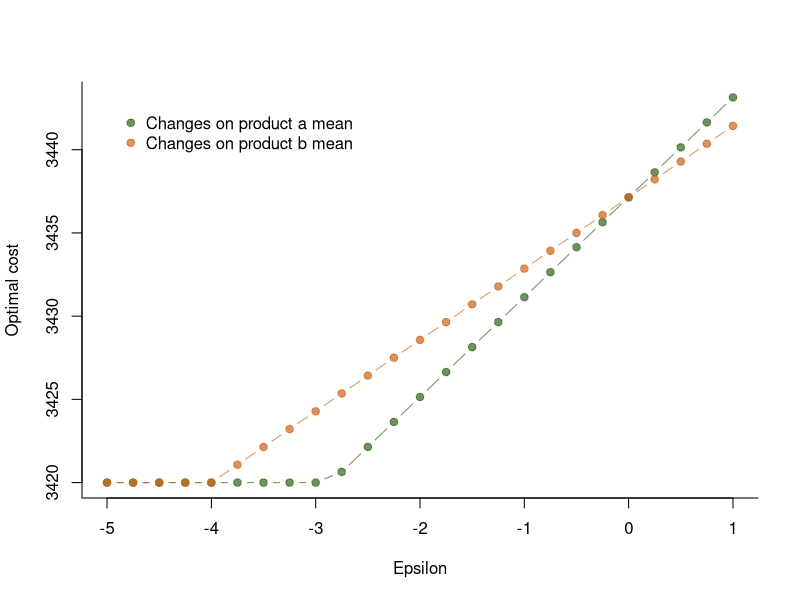
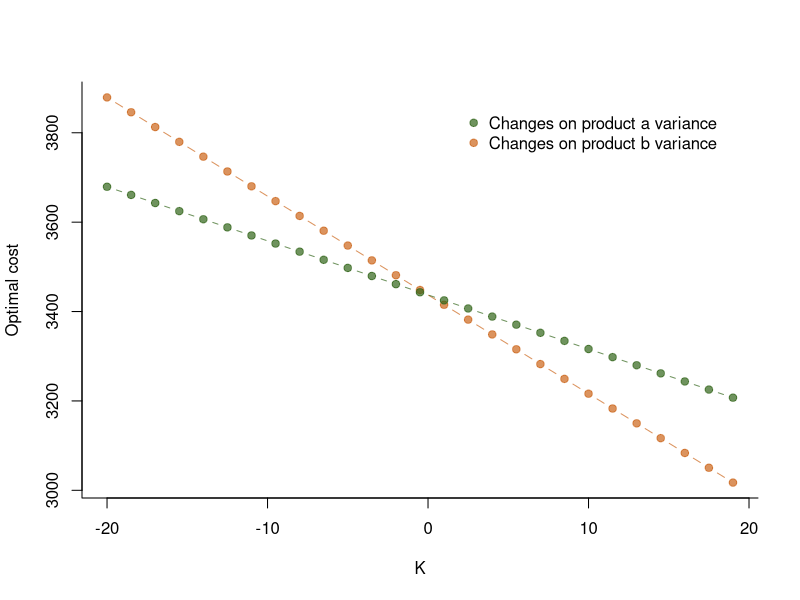
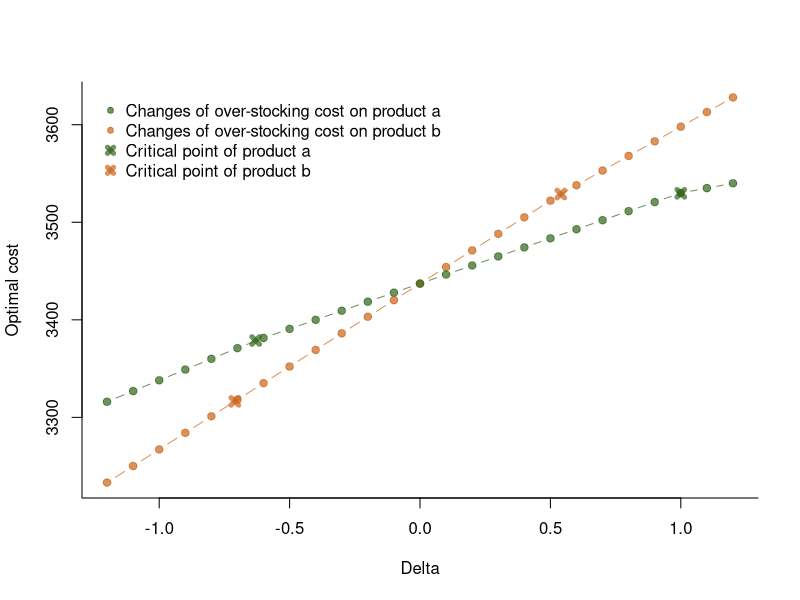
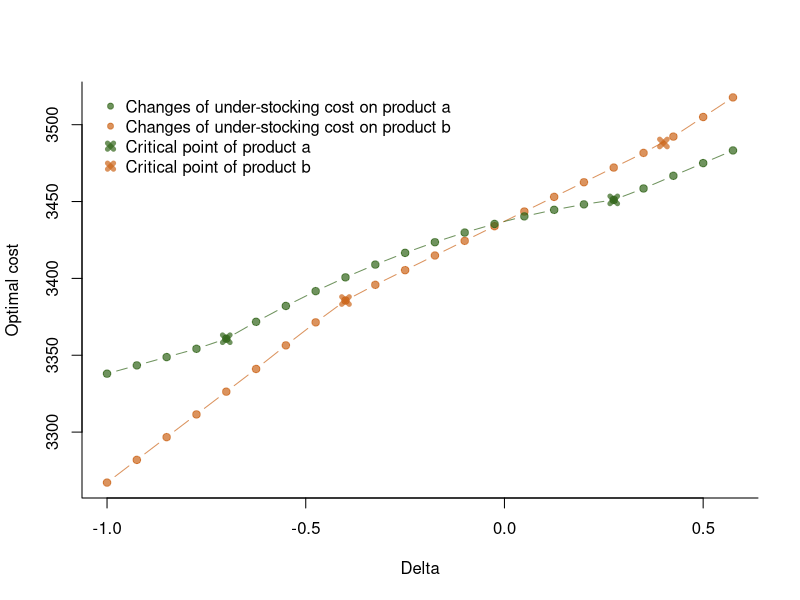

Recreate these plots in R, in order.
## ---- chunk 1
library(lpSolve)
knitr::opts_chunk$set(echo = FALSE)
## ---- chunk 2
c_1o<-5
c_2o<-7
c_1u<-6
c_2u<-6
time_a<-2200
time_b<-2500
time_c<-3500
demand_1<-c(200,220,180,190,190,210,240,250,200,190,210,240)
demand_2<-c(250,230,200,180,210,210,170,150,180,220,260,260)
objective.in<-c(rep(c_1o,12),rep(c_2o,12),rep(c_1u,12),rep(c_2u,12),0,0)
con_t1<-c(rep(0,48),4,6)
con_t2<-c(rep(0,48),7,5)
con_t3<-c(rep(0,48),8,8)
con_o1<-c(1,rep(0,47),-1,0)
con_o2<-c(0,1,rep(0,46),-1,0)
con_o3<-c(rep(0,2),1,rep(0,45),-1,0)
con_o4<-c(rep(0,3),1,rep(0,44),-1,0)
con_o5<-c(rep(0,4),1,rep(0,43),-1,0)
con_o6<-c(rep(0,5),1,rep(0,42),-1,0)
con_o7<-c(rep(0,6),1,rep(0,41),-1,0)
con_o8<-c(rep(0,7),1,rep(0,40),-1,0)
con_o9<-c(rep(0,8),1,rep(0,39),-1,0)
con_o10<-c(rep(0,9),1,rep(0,38),-1,0)
con_o11<-c(rep(0,10),1,rep(0,37),-1,0)
con_o12<-c(rep(0,11),1,rep(0,36),-1,0)
con_o13<-c(rep(0,12),1,rep(0,35),0,-1)
con_o14<-c(rep(0,13),1,rep(0,34),0,-1)
con_o15<-c(rep(0,14),1,rep(0,33),0,-1)
con_o16<-c(rep(0,15),1,rep(0,32),0,-1)
con_o17<-c(rep(0,16),1,rep(0,31),0,-1)
con_o18<-c(rep(0,17),1,rep(0,30),0,-1)
con_o19<-c(rep(0,18),1,rep(0,29),0,-1)
con_o20<-c(rep(0,19),1,rep(0,28),0,-1)
con_o21<-c(rep(0,20),1,rep(0,27),0,-1)
con_o22<-c(rep(0,21),1,rep(0,26),0,-1)
con_o23<-c(rep(0,22),1,rep(0,25),0,-1)
con_o24<-c(rep(0,23),1,rep(0,24),0,-1)
con_u1<-c(rep(0,24),1,rep(0,23),1,0)
con_u2<-c(rep(0,25),1,rep(0,22),1,0)
con_u3<-c(rep(0,26),1,rep(0,21),1,0)
con_u4<-c(rep(0,27),1,rep(0,20),1,0)
con_u5<-c(rep(0,28),1,rep(0,19),1,0)
con_u6<-c(rep(0,29),1,rep(0,18),1,0)
con_u7<-c(rep(0,30),1,rep(0,17),1,0)
con_u8<-c(rep(0,31),1,rep(0,16),1,0)
con_u9<-c(rep(0,32),1,rep(0,15),1,0)
con_u10<-c(rep(0,33),1,rep(0,14),1,0)
con_u11<-c(rep(0,34),1,rep(0,13),1,0)
con_u12<-c(rep(0,35),1,rep(0,12),1,0)
con_u13<-c(rep(0,36),1,rep(0,11),0,1)
con_u14<-c(rep(0,37),1,rep(0,10),0,1)
con_u15<-c(rep(0,38),1,rep(0,9),0,1)
con_u16<-c(rep(0,39),1,rep(0,8),0,1)
con_u17<-c(rep(0,40),1,rep(0,7),0,1)
con_u18<-c(rep(0,41),1,rep(0,6),0,1)
con_u19<-c(rep(0,42),1,rep(0,5),0,1)
con_u20<-c(rep(0,43),1,rep(0,4),0,1)
con_u21<-c(rep(0,44),1,rep(0,3),0,1)
con_u22<-c(rep(0,45),1,rep(0,2),0,1)
con_u23<-c(rep(0,46),1,0,0,1)
con_u24<-c(rep(0,47),1,0,1)
const.mat<-rbind(con_t1,con_t2,con_t3
                 ,con_o1,con_o2,con_o3,con_o4,con_o5,con_o6,con_o7,con_o8,con_o9,con_o10,con_o11,con_o12
                 ,con_o13,con_o14,con_o15,con_o16,con_o17,con_o18,con_o19,con_o20,con_o21,con_o22,con_o23,con_o24
                 ,con_u1,con_u2,con_u3,con_u4,con_u5,con_u6,con_u7,con_u8,con_u9,con_u10,con_u11,con_u12
                 ,con_u13,con_u14,con_u15,con_u16,con_u17,con_u18,con_u19,con_u20,con_u21,con_u22,con_u23,con_u24)
const.rhs<-c(time_a,time_b,time_c,-demand_1,-demand_2,demand_1,demand_2)
const.dir<-c(rep("<=",3),rep(">=",48))
optimum_original<-lp(direction="min", objective.in, const.mat,const.dir, const.rhs,compute.sens=TRUE)
## ---- chunk 3
epsilon_1<-seq(-5,1,0.25)
op_set<-c()
for (ep in epsilon_1){
  new_demand_1<-demand_1+ep
  new_const.rhs<-c(time_a,time_b,time_c,-new_demand_1,-demand_2,new_demand_1,demand_2)
  op_cost<-lp(direction="min", objective.in, const.mat,const.dir,new_const.rhs)$objval
  op_set<-c(op_set,op_cost)
}
par(bty="l")
plot(epsilon_1,op_set,xlab="Epsilon",ylab="Optimal cost",type="b", bty="l", col=rgb(0.2,0.4,0.1,0.7) , lwd=1 , pch=19)

epsilon_2<-seq(-5,1,0.25)
op_set<-c()
for (ep in epsilon_2){
  new_demand_2<-demand_2+ep
  new_const.rhs<-c(time_a,time_b,time_c,-demand_1,-new_demand_2,demand_1,new_demand_2)
  op_cost<-lp(direction="min", objective.in, const.mat,const.dir,new_const.rhs)$objval
  op_set<-c(op_set,op_cost)
}
lines(epsilon_2,op_set, col=rgb(0.8,0.4,0.1,0.7) , lwd=1 , pch=19 , type="b" )
legend("topleft", 
  legend = c("Changes on product a mean", "Changes on product b mean"), 
  col = c(rgb(0.2,0.4,0.1,0.7), 
  rgb(0.8,0.4,0.1,0.7)), 
  pch = c(19,19), 
  bty = "n", 
  pt.cex = 1, 
  cex = 1, 
  text.col = "black", 
  horiz = F , 
  inset = c(0.05, 0.05))
## ---- chunk 4
k_2<-seq(-20,20,1.5)
op_set<-c()
for (k in k_2){
  new_demand_2<-mean(demand_2)+(demand_2-mean(demand_2))*(100-k)/100
  new_const.rhs<-c(time_a,time_b,time_c,-demand_1,-new_demand_2,demand_1,new_demand_2)
  op_cost<-lp(direction="min", objective.in, const.mat,const.dir,new_const.rhs)$objval
  op_set<-c(op_set,op_cost)
}
plot(k_2,op_set,xlab="K",ylab="Optimal cost",type="b", bty="l",col=rgb(0.8,0.4,0.1,0.7), lwd=1 , pch=19)

k_1<-seq(-20,20,1.5)
op_set<-c()
for (k in k_1){
  new_demand_1<-mean(demand_1)+(demand_1-mean(demand_1))*(100-k)/100
  new_const.rhs<-c(time_a,time_b,time_c,-new_demand_1,-demand_2,new_demand_1,demand_2)
  op_cost<-lp(direction="min", objective.in, const.mat,const.dir,new_const.rhs)$objval
  op_set<-c(op_set,op_cost)
}
par(bty="l")
lines(k_1,op_set,col=rgb(0.2,0.4,0.1,0.7), lwd=1 , pch=19, type="b" )

legend("topright", 
  legend = c("Changes on product a variance", "Changes on product b variance"), 
  col = c(rgb(0.2,0.4,0.1,0.7), 
  rgb(0.8,0.4,0.1,0.7)), 
  pch = c(19,19), 
  bty = "n", 
  pt.cex = 1, 
  cex = 1, 
  text.col = "black", 
  horiz = F , 
  inset = c(0.05, 0.05))
## ---- chunk 5
delta<-seq(-1.2,1.2,0.1)

op_set<-c()
for (de in delta){
  new_c_2o<-c_2o+de
  new_objective.in<-c(rep(c_1o,12),rep(new_c_2o,12),rep(c_1u,12),rep(c_2u,12),0,0)
  op_cost<-lp(direction="min", new_objective.in, const.mat,const.dir,const.rhs)$objval
  op_set<-c(op_set,op_cost)
}
par(bty="l")
plot(delta,op_set,xlab="Delta",ylab="Optimal cost",type="b", bty="l",col=rgb(0.8,0.4,0.1,0.7) , lwd=1 , pch=19)
points(c(-0.71,0.54),c(3316.4,3528.9),col=rgb(0.8,0.4,0.1,0.7),pch=4,lwd=5)

op_set<-c()
for (de in delta){
  new_c_1o<-c_1o+de
  new_objective.in<-c(rep(new_c_1o,12),rep(c_2o,12),rep(c_1u,12),rep(c_2u,12),0,0)
  op_cost<-lp(direction="min", new_objective.in, const.mat,const.dir,const.rhs)$objval
  op_set<-c(op_set,op_cost)
}
lines(delta,op_set,col=rgb(0.2,0.4,0.1,0.7), lwd=1 , pch=19, type="b" )
points(c(-0.63,1),c(3378.8,3529.7),col=rgb(0.2,0.4,0.1,0.7),pch=4,lwd=5)

legend("topleft", 
  legend = c("Changes of over-stocking cost on product a", "Changes of over-stocking cost on product b"
             ,"Critical point of product a", "Critical point of product b"), 
  col = c(rgb(0.2,0.4,0.1,0.7)
          ,rgb(0.8,0.4,0.1,0.7)
          ,rgb(0.2,0.4,0.1,0.7)
          ,rgb(0.8,0.4,0.1,0.7)), 
  pch = c(19,19,4,4),
  bty = "n", 
  pt.cex = 0.8, 
  pt.lwd =c(1,1,5,5),
  cex = 1, 
  text.col = "black", 
  horiz = F , 
  inset = c(0.02,0.02))

## ---- chunk 6
beta<--10
delta<-seq(-1,0.6,0.075)

op_set<-c()
for (de in delta){
  new_c_2u<-c_2u+de
  new_demand_2<-demand_2+beta*de
  new_objective.in<-c(rep(c_1o,12),rep(c_2o,12),rep(c_1u,12),rep(new_c_2u,12),0,0)
  new_const.rhs<-c(time_a,time_b,time_c,-demand_1,-new_demand_2,demand_1,new_demand_2)
  op_cost<-lp(direction="min", new_objective.in, const.mat,const.dir,new_const.rhs)$objval
  op_set<-c(op_set,op_cost)
}
par(bty="l")
plot(delta,op_set,xlab="Delta",ylab="Optimal cost",type="b", bty="l", col=rgb(0.8,0.4,0.1,0.7) , lwd=1 , pch=19)
points(c(-0.4,0.4),c(3385.6,3488.1),col=rgb(0.8,0.4,0.1,0.7),pch=4,lwd=5)


op_set<-c()
for (de in delta){
  new_c_1u<-c_1u+de
  new_demand_1<-demand_1+beta*de
  new_objective.in<-c(rep(c_1o,12),rep(c_2o,12),rep(new_c_1u,12),rep(c_2u,12),0,0)
  new_const.rhs<-c(time_a,time_b,time_c,-new_demand_1,-demand_2,new_demand_1,demand_2)
  op_cost<-lp(direction="min", new_objective.in, const.mat,const.dir,new_const.rhs)$objval
  op_set<-c(op_set,op_cost)
}
lines(delta,op_set, col=rgb(0.2,0.4,0.1,0.7) , lwd=1 , pch=19 , type="b" )
points(c(-0.7,0.275),c(3360.743,3451.07),col=rgb(0.2,0.4,0.1,0.7),pch=4,lwd=5)

legend("topleft", 
  legend = c("Changes of under-stocking cost on product a", "Changes of under-stocking cost on product b"
             ,"Critical point of product a", "Critical point of product b"), 
  col = c(rgb(0.2,0.4,0.1,0.7)
          ,rgb(0.8,0.4,0.1,0.7)
          ,rgb(0.2,0.4,0.1,0.7)
          ,rgb(0.8,0.4,0.1,0.7)), 
  pch = c(19,19,4,4),
  bty = "n", 
  pt.cex = 0.8, 
  pt.lwd =c(1,1,5,5),
  cex = 1, 
  text.col = "black", 
  horiz = F , 
  inset = c(0.02,0.01))
